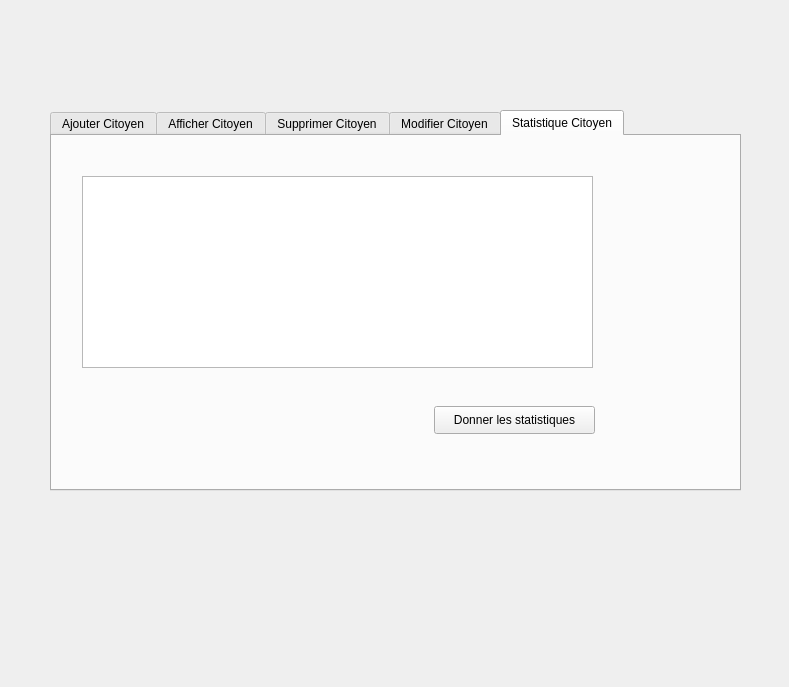
<?xml version="1.0" encoding="UTF-8"?>
<ui version="4.0">
 <class>MainWindow</class>
 <widget class="QMainWindow" name="MainWindow">
  <property name="geometry">
   <rect>
    <x>0</x>
    <y>0</y>
    <width>789</width>
    <height>687</height>
   </rect>
  </property>
  <property name="windowTitle">
   <string>Gestion des Clients</string>
  </property>
  <widget class="QWidget" name="centralWidget">
   <widget class="QTabWidget" name="tabWidget">
    <property name="geometry">
     <rect>
      <x>50</x>
      <y>110</y>
      <width>691</width>
      <height>381</height>
     </rect>
    </property>
    <property name="currentIndex">
     <number>4</number>
    </property>
    <widget class="QWidget" name="Ajouter">
     <attribute name="title">
      <string>Ajouter Citoyen</string>
     </attribute>
     <widget class="QLabel" name="id">
      <property name="geometry">
       <rect>
        <x>20</x>
        <y>40</y>
        <width>111</width>
        <height>20</height>
       </rect>
      </property>
      <property name="text">
       <string>id</string>
      </property>
     </widget>
     <widget class="QLabel" name="nom">
      <property name="geometry">
       <rect>
        <x>20</x>
        <y>80</y>
        <width>81</width>
        <height>16</height>
       </rect>
      </property>
      <property name="text">
       <string>nom</string>
      </property>
     </widget>
     <widget class="QLineEdit" name="idedit">
      <property name="geometry">
       <rect>
        <x>140</x>
        <y>40</y>
        <width>113</width>
        <height>20</height>
       </rect>
      </property>
     </widget>
     <widget class="QLineEdit" name="nomedit">
      <property name="geometry">
       <rect>
        <x>140</x>
        <y>80</y>
        <width>113</width>
        <height>20</height>
       </rect>
      </property>
     </widget>
     <widget class="QPushButton" name="Ajouterbutton">
      <property name="geometry">
       <rect>
        <x>320</x>
        <y>210</y>
        <width>75</width>
        <height>23</height>
       </rect>
      </property>
      <property name="text">
       <string>Ajouter</string>
      </property>
     </widget>
     <widget class="QLineEdit" name="prenomedit">
      <property name="geometry">
       <rect>
        <x>140</x>
        <y>130</y>
        <width>113</width>
        <height>20</height>
       </rect>
      </property>
     </widget>
     <widget class="QLabel" name="prenom">
      <property name="geometry">
       <rect>
        <x>20</x>
        <y>130</y>
        <width>91</width>
        <height>20</height>
       </rect>
      </property>
      <property name="text">
       <string>prenom</string>
      </property>
     </widget>
     <widget class="QLabel" name="age">
      <property name="geometry">
       <rect>
        <x>20</x>
        <y>170</y>
        <width>56</width>
        <height>16</height>
       </rect>
      </property>
      <property name="text">
       <string>age</string>
      </property>
     </widget>
     <widget class="QLineEdit" name="ageedit">
      <property name="geometry">
       <rect>
        <x>140</x>
        <y>170</y>
        <width>113</width>
        <height>20</height>
       </rect>
      </property>
     </widget>
    </widget>
    <widget class="QWidget" name="Afficher">
     <attribute name="title">
      <string>Afficher Citoyen</string>
     </attribute>
     <widget class="QTableView" name="tableview">
      <property name="geometry">
       <rect>
        <x>20</x>
        <y>10</y>
        <width>461</width>
        <height>271</height>
       </rect>
      </property>
     </widget>
     <widget class="QPushButton" name="sortid">
      <property name="geometry">
       <rect>
        <x>20</x>
        <y>290</y>
        <width>93</width>
        <height>28</height>
       </rect>
      </property>
      <property name="text">
       <string>TRI  // ID</string>
      </property>
     </widget>
     <widget class="QPushButton" name="pushButton">
      <property name="geometry">
       <rect>
        <x>390</x>
        <y>290</y>
        <width>93</width>
        <height>28</height>
       </rect>
      </property>
      <property name="text">
       <string>PDF</string>
      </property>
     </widget>
     <widget class="QLineEdit" name="searsh">
      <property name="geometry">
       <rect>
        <x>490</x>
        <y>10</y>
        <width>131</width>
        <height>31</height>
       </rect>
      </property>
     </widget>
     <widget class="QPushButton" name="rechercher">
      <property name="geometry">
       <rect>
        <x>480</x>
        <y>290</y>
        <width>93</width>
        <height>28</height>
       </rect>
      </property>
      <property name="text">
       <string>Rechercher </string>
      </property>
     </widget>
    </widget>
    <widget class="QWidget" name="Supprimer">
     <attribute name="title">
      <string>Supprimer Citoyen</string>
     </attribute>
     <widget class="QLabel" name="idtext">
      <property name="geometry">
       <rect>
        <x>110</x>
        <y>60</y>
        <width>111</width>
        <height>16</height>
       </rect>
      </property>
      <property name="text">
       <string>         id</string>
      </property>
     </widget>
     <widget class="QPushButton" name="Supprimerbutton">
      <property name="geometry">
       <rect>
        <x>200</x>
        <y>120</y>
        <width>80</width>
        <height>25</height>
       </rect>
      </property>
      <property name="text">
       <string>Supprimer</string>
      </property>
     </widget>
     <widget class="QComboBox" name="combosupp">
      <property name="geometry">
       <rect>
        <x>260</x>
        <y>60</y>
        <width>73</width>
        <height>22</height>
       </rect>
      </property>
     </widget>
    </widget>
    <widget class="QWidget" name="tab_2">
     <attribute name="title">
      <string>Modifier Citoyen</string>
     </attribute>
     <widget class="QPushButton" name="Modifierbutton">
      <property name="geometry">
       <rect>
        <x>350</x>
        <y>210</y>
        <width>80</width>
        <height>25</height>
       </rect>
      </property>
      <property name="text">
       <string>Modifier</string>
      </property>
     </widget>
     <widget class="QLineEdit" name="nommod">
      <property name="geometry">
       <rect>
        <x>320</x>
        <y>100</y>
        <width>113</width>
        <height>20</height>
       </rect>
      </property>
     </widget>
     <widget class="QLineEdit" name="oldprenom">
      <property name="geometry">
       <rect>
        <x>130</x>
        <y>150</y>
        <width>113</width>
        <height>24</height>
       </rect>
      </property>
      <property name="autoFillBackground">
       <bool>false</bool>
      </property>
      <property name="readOnly">
       <bool>true</bool>
      </property>
     </widget>
     <widget class="QLineEdit" name="oldid">
      <property name="geometry">
       <rect>
        <x>130</x>
        <y>50</y>
        <width>113</width>
        <height>20</height>
       </rect>
      </property>
      <property name="readOnly">
       <bool>true</bool>
      </property>
     </widget>
     <widget class="QLabel" name="textadresse_2">
      <property name="geometry">
       <rect>
        <x>40</x>
        <y>104</y>
        <width>151</width>
        <height>20</height>
       </rect>
      </property>
      <property name="text">
       <string>nom</string>
      </property>
     </widget>
     <widget class="QLineEdit" name="oldnom">
      <property name="geometry">
       <rect>
        <x>130</x>
        <y>100</y>
        <width>113</width>
        <height>24</height>
       </rect>
      </property>
      <property name="autoFillBackground">
       <bool>false</bool>
      </property>
      <property name="readOnly">
       <bool>true</bool>
      </property>
     </widget>
     <widget class="QLabel" name="textref_2">
      <property name="geometry">
       <rect>
        <x>30</x>
        <y>154</y>
        <width>151</width>
        <height>20</height>
       </rect>
      </property>
      <property name="text">
       <string>prenom</string>
      </property>
     </widget>
     <widget class="QLabel" name="label_5">
      <property name="geometry">
       <rect>
        <x>40</x>
        <y>50</y>
        <width>131</width>
        <height>20</height>
       </rect>
      </property>
      <property name="text">
       <string>id</string>
      </property>
     </widget>
     <widget class="QLineEdit" name="prenommod">
      <property name="geometry">
       <rect>
        <x>320</x>
        <y>150</y>
        <width>113</width>
        <height>24</height>
       </rect>
      </property>
     </widget>
     <widget class="QLabel" name="label">
      <property name="geometry">
       <rect>
        <x>30</x>
        <y>200</y>
        <width>56</width>
        <height>16</height>
       </rect>
      </property>
      <property name="text">
       <string>age</string>
      </property>
     </widget>
     <widget class="QLineEdit" name="oldage">
      <property name="geometry">
       <rect>
        <x>140</x>
        <y>200</y>
        <width>113</width>
        <height>22</height>
       </rect>
      </property>
     </widget>
    </widget>
    <widget class="QWidget" name="tab">
     <attribute name="title">
      <string>Statistique Citoyen</string>
     </attribute>
     <widget class="QTableView" name="tabstat">
      <property name="geometry">
       <rect>
        <x>30</x>
        <y>40</y>
        <width>511</width>
        <height>192</height>
       </rect>
      </property>
     </widget>
     <widget class="QPushButton" name="statbouton">
      <property name="geometry">
       <rect>
        <x>382</x>
        <y>270</y>
        <width>161</width>
        <height>28</height>
       </rect>
      </property>
      <property name="text">
       <string>Donner les statistiques</string>
      </property>
     </widget>
    </widget>
   </widget>
  </widget>
 </widget>
 <layoutdefault spacing="6" margin="11"/>
 <resources/>
 <connections/>
</ui>
